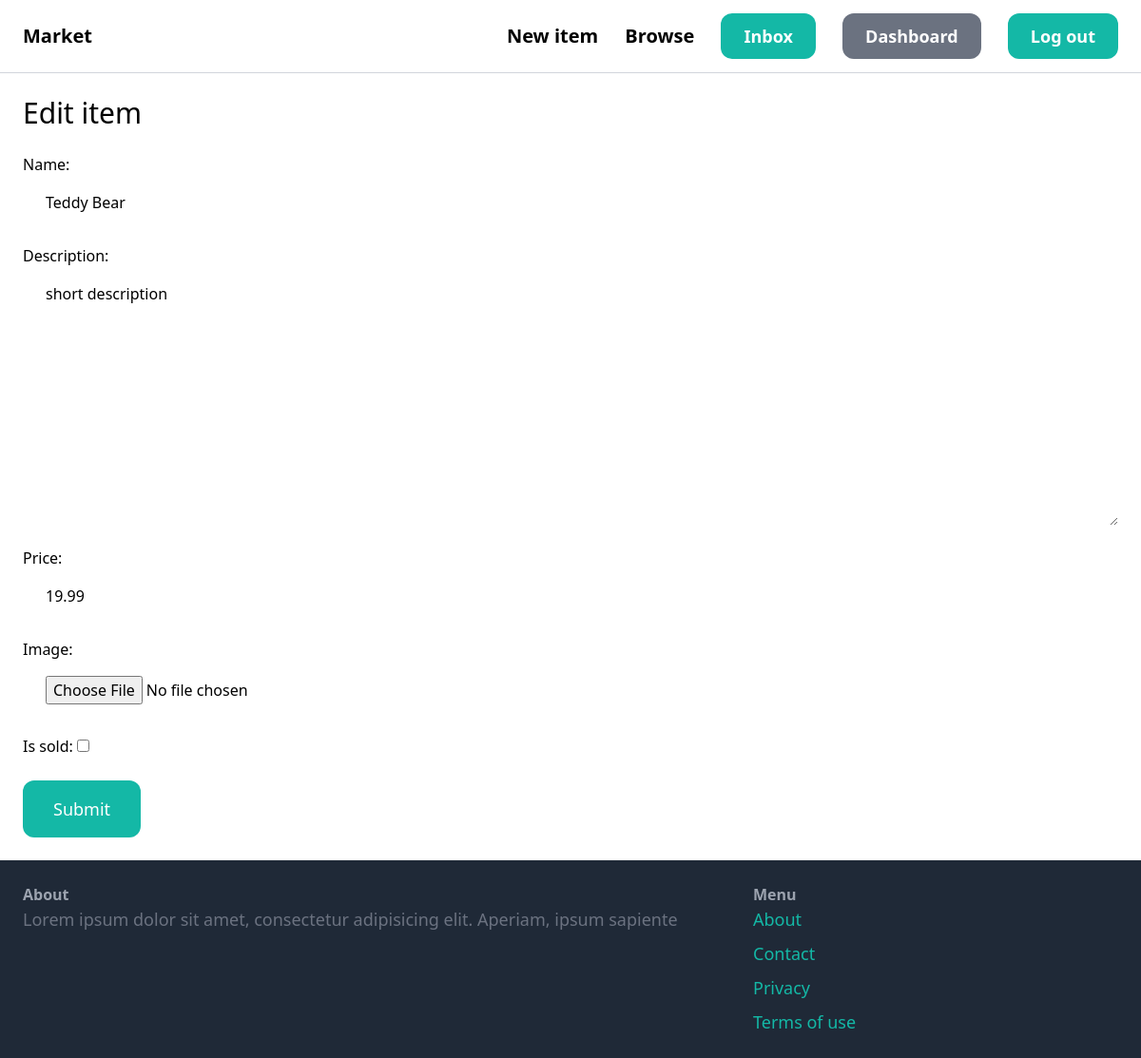
The app's page /item/2/edit/ (signed in) with its own data.
### market/item/models.py (models this page shows, shortened)
class Item(models.Model):
    name = models.CharField(max_length=255)
    description = models.TextField(
        blank=True,
        null=True
    )
    price = models.FloatField(
    )
    image = models.ImageField(
        upload_to='item_images',
        blank=True,
        null=True,
    )
    is_sold = models.BooleanField(
        default=False
    )
    created_by = models.ForeignKey(
        User,
        related_name='items',
        on_delete=models.CASCADE,
    )
    created_at = models.DateTimeField(
        auto_now_add=True
    )
    category = models.ForeignKey(
        Category,
        related_name='items',
        on_delete=models.CASCADE
    )

### market/item/views.py (the view)
# urls.py: path('edit/', views.edit_item, name='edit_item'),
@login_required
def edit_item(request, pk):
    item = get_object_or_404(Item, pk=pk, created_by=request.user)
    if request.method == 'POST':
        form = EditItemForm(request.POST, request.FILES, instance=item)
        if form.is_valid():
            form.save()
            return redirect('detail', pk=item.pk)
    form = EditItemForm(instance=item)
    context = {
        'form': form,
        'title': 'Edit item'
    }
    return render(
        request,
        'item/form.html',
        context)

### market/item/forms.py
class EditItemForm(forms.ModelForm):
    class Meta:
        model = Item
        fields = ( 'name', 'description',
                  'price', 'image','is_sold')
        widgets = {
            'name': forms.TextInput(attrs={
                'class': INPUT_CLASSES
            }),
            'description': forms.Textarea(attrs={
                'class': INPUT_CLASSES
            }),
            'price': forms.TextInput(attrs={
                'class': INPUT_CLASSES
            }),
            'image': forms.FileInput(attrs={
                'class': INPUT_CLASSES
            }),
        }

### templates/item/form.html (shortened to what this page needs)
{% extends 'core/base.html' %}
{% block content %}
    <h1 class="mb-6 text-3xl">{{ title }}</h1>
    <form action="." method="post" enctype="multipart/form-data">
        <div class="space-y-4">
            {{ form.as_p }}
        </div>
    <button class="mt-6 py-4 px-8 text-lg bg-teal-500 hover:bg-teal-700 rounded-xl text-white">
                Submit
    </button>
    </form>
{% endblock %}

### records on screen
Item: name "Teddy Bear", description "short description", price "19.99"

### other values on screen
{{ title }} "Edit item"
